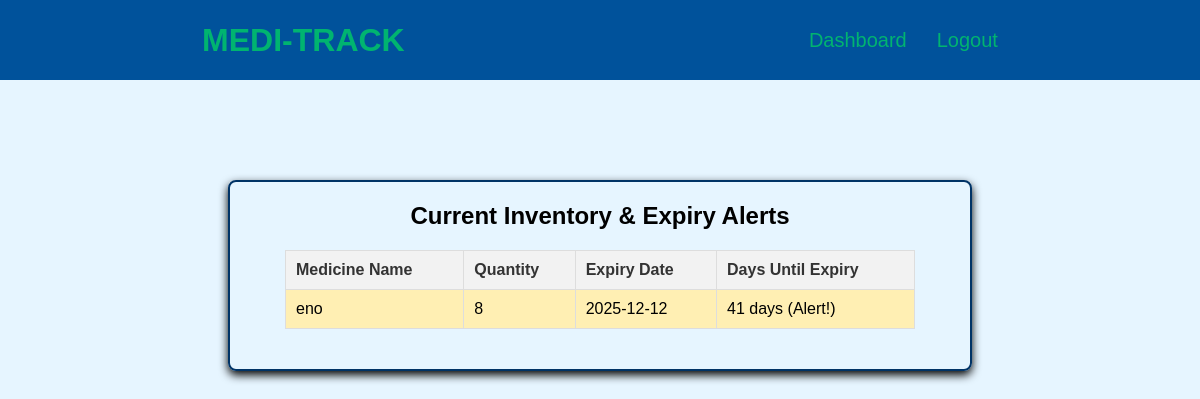
/display_stock?alert=low_stock (signed in), run on the app's committed database.
### app.py (models this page shows)
class Medicine(db.Model):
    id = db.Column(db.Integer, primary_key=True)
    name = db.Column(db.String(200), nullable=False)
    quantity = db.Column(db.Integer, nullable=False)
    expiry_date = db.Column(db.String(50), nullable=False)
    cost_price = db.Column(db.Float, nullable=False)
    selling_price = db.Column(db.Float, nullable=False)
    owner_id = db.Column(db.Integer, db.ForeignKey('owner.id'), nullable=False)
    owner = db.relationship('Owner', backref=db.backref('medicines', lazy=True))

### app.py (the view)
@app.route('/display_stock')
def display_stock():
    if 'user_id' not in session:
        return redirect(url_for('login'))
    message = delete_expired_stock(session['user_id'])
    if message:
        flash(message, 'info')
    alert_type = request.args.get('alert') # Get the alert parameter from the URL
    medicines = Medicine.query.filter_by(owner_id=session['user_id']).all()
    today = datetime.now().date()
    filtered_medicines = []
    LOW_STOCK_THRESHOLD = 10 # Must match the threshold used in get_dashboard_alerts
    for medicine in medicines:
        is_expiring = False
        is_low_stock = medicine.quantity <= LOW_STOCK_THRESHOLD
        try:
            expiry = datetime.strptime(medicine.expiry_date, '%Y-%m-%d').date()
            days_until_expiry = (expiry - today).days
            medicine.alert_class = ''
            if days_until_expiry <= 0:
                medicine.alert_class = 'expired'
                is_expiring = True
            elif days_until_expiry <= 90:
                medicine.alert_class = 'expiring-soon'
                is_expiring = True
            medicine.days_until_expiry = days_until_expiry
        except ValueError:
            medicine.alert_class = 'date-error'
            medicine.days_until_expiry = 'N/A'
        if alert_type == 'expiry' and is_expiring:
            filtered_medicines.append(medicine)
        elif alert_type == 'low_stock' and is_low_stock:
            filtered_medicines.append(medicine)
        elif not alert_type:
            filtered_medicines.append(medicine)
    flashed_messages = get_flashed_messages(with_categories=True)
    return render_template('display_stock.html', medicines=filtered_medicines, messages=flashed_messages)

### app.py (called while the page is built)
def delete_expired_stock(owner_id):
    today = datetime.now().date()
    medicines = Medicine.query.filter_by(owner_id=owner_id).all()
    deleted_count = 0
    for medicine in medicines:
        try:
            expiry = datetime.strptime(medicine.expiry_date, '%Y-%m-%d').date()
            if expiry <= today:
                db.session.delete(medicine)
                deleted_count += 1
        except ValueError:
            continue
    if deleted_count > 0:
        db.session.commit()
        return f'{deleted_count} expired medicine(s) have been automatically removed from your stock.'
    return None # Returns None if no items were deleted

### templates/display_stock.html (shortened to what this page needs)
<!DOCTYPE html>
<html lang="en">
<head>
    <link rel="stylesheet" href="{{ url_for('static', filename='style.css') }}">
</head>
<body>
    <header>
        <nav>
            <div class="left">MEDI-TRACK</div>
            <div class="right">
                <ul>
                    <li><a href="{{ url_for('dashboard') }}">Dashboard</a></li>
                    <li><a href="{{ url_for('logout') }}">Logout</a></li>
                </ul>
            </div>
        </nav>
    </header>
    <main>
        <div class="form-container">
            <h2>Current Inventory & Expiry Alerts</h2>
            <table class="inventory-table">
                <thead>
                    <tr>
                        <th>Medicine Name</th>
                        <th>Quantity</th>
                        <th>Expiry Date</th>
                        <th>Days Until Expiry</th>
                    </tr>
                </thead>
                <tbody>
                    {% for medicine in medicines %}
                    <tr class="{{ medicine.alert_class }}">
                        <td>{{ medicine.name }}</td>
                        <td>{{ medicine.quantity }}</td>
                        <td>{{ medicine.expiry_date }}</td>
                        <td>
                            {% if medicine.days_until_expiry == 0 %}
                                EXPIRES TODAY!
                            {% elif medicine.days_until_expiry < 0 %}
                                **EXPIRED** ({{ -medicine.days_until_expiry }} days ago)
                            {% elif medicine.days_until_expiry <= 90 %}
                                {{ medicine.days_until_expiry }} days (Alert!)
                            {% else %}
                                {{ medicine.days_until_expiry }} days
                            {% endif %}
                        </td>
                    </tr>
                    {% endfor %}
                </tbody>
            </table>
        </div>
    </main>
</body>
</html>

### static/style.css (style rules this page uses)
* { margin: 0px; padding: 0px; }
body { background-color: #e6f5ff; font-family: 'Poppins', sans-serif; }
nav { display: flex; justify-content: space-around; align-items: center; height: 80px; background-color: #00529B; }
nav ul { display: flex; justify-content: center; gap: 30px; transition: color 0.3s ease; }
nav ul li { list-style: none; }
nav ul a { text-decoration: none; color: #00B470; transition: color 0.3s ease; font-size: 1.25rem; font-weight: 100 }
.left { color: #00B470; font-size: 2rem; font-weight: 600; }
.form-container { display: flex; justify-content: center; align-items: center; border: 2px solid #003366; padding: 20px; max-width: 700px; margin: auto; border-radius: 8px; flex-direction: column; margin-top: 100px; box-shadow: 0 4px 10px; }

### templates/display_stock.html (style rules this page uses)
.inventory-table { width: 90%; margin: 20px auto; border-collapse: collapse; }
.inventory-table th, .inventory-table td { border: 1px solid #ddd; padding: 10px; text-align: left; }
.inventory-table th { background-color: #f2f2f2; color: #333; }
.expiring-soon { background-color: #ffefb3; }

### data on the page
Medicine: name "eno", quantity "8", expiry_date "2025-12-12", days_until_expiry "41"
